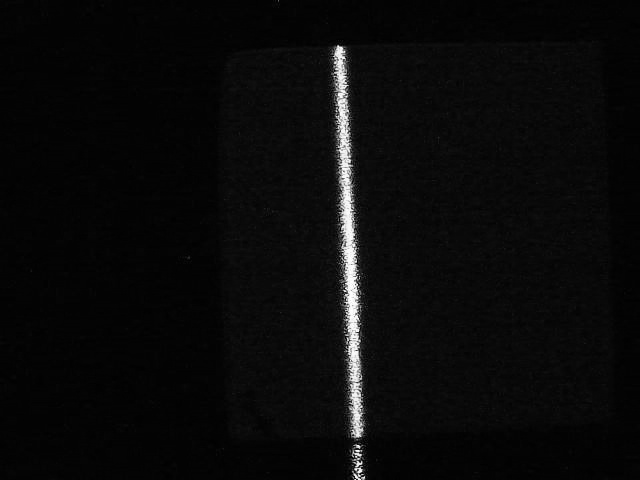
#> input picture imagenes_bi/imagen10.jpg, 640 x 480 px, found by its file name
$ python histograma.py
#> lines starting #> are read from the running program, lines starting #| are printed output that depends on the picture
#> further down, imgGray is the input picture: shape (480, 640, 3); min 0, max 255, mean 10
import cv2
import numpy as np
from matplotlib import pyplot as plt


def histogramaRGB(imagen):
    imagen = cv2.cvtColor(imagen,cv2.COLOR_BGR2RGB)
    histR = cv2.calcHist([imagen], [0], None, [255], [0, 255])
    histR = 1*((histR-np.min(histR))/(np.max(histR)-np.min(histR)))

    histG = cv2.calcHist([imagen], [1], None, [255], [0, 255])
    histG = 1*((histG-np.min(histG))/(np.max(histG)-np.min(histG)))

    histB = cv2.calcHist([imagen], [2], None, [255], [0, 255])
    histB = 1*((histB-np.min(histB))/(np.max(histB)-np.min(histB)))

    fig, ax=plt.subplots(2)
    ax[1].plot(histR, color = 'r')
    ax[1].plot(histG, color = 'g')
    ax[1].plot(histB, color = 'b')
    ax[1].set_title("Histograma R-G-B")
    ax[0].imshow(imagen)
    ax[0].set_title("Imagen")
    ax[0].axis("off")
    plt.show()

def histogramaGray(img):
    height = img.shape[0]
#> height = 480
    width  = img.shape[1]
#> width = 640
    #valores de histograma normalizados
    hist_1 = cv2.calcHist([img], [0], None, [255], [0, 255])
#> hist_1 = 255 values, max 69317 at index 3, min 9 at index 88, mean 1204.6
    hist = 1*((hist_1-np.min(hist_1))/(np.max(hist_1)-np.min(hist_1)))
#> hist = 255 values, max 1 at index 3, min 0 at index 88, mean 0.0173

    #valores de histograma vertical normalizados
    profile_W= np.sum(img, axis=1)
#> profile_W = 480 rows, first 8: [2465, 2465, 2465], [2374, 2374, 2374], [2268, 2268, 2268], [2232, 2232, 2232], [2236, 2236, 2236], [2194, 2194, 2194], [2166, 2166, 2166], [2219, 2219, 2219]
    Profile_W = 1*((profile_W-np.min(profile_W))/(np.max(profile_W)-np.min(profile_W)))
#> Profile_W = 480 rows, first 8: [0.0457, 0.0457, 0.0457], [0.0318, 0.0318, 0.0318], [0.0156, 0.0156, 0.0156], [0.0101, 0.0101, 0.0101], [0.0107, 0.0107, 0.0107], [0.00428, 0.00428, 0.00428], [0, 0, 0], [0.0081, 0.0081, 0.0081]

    #valores de histograma Horizontal normalizados
    profile_H = np.sum(img, axis=0)
#> profile_H = 640 rows, first 8: [1684, 1684, 1684], [1664, 1664, 1664], [1625, 1625, 1625], [1560, 1560, 1560], [1575, 1575, 1575], [1625, 1625, 1625], [1630, 1630, 1630], [1603, 1603, 1603]
    Profile_H = 1*((profile_H-np.min(profile_H))/(np.max(profile_H)-np.min(profile_H)))
#> Profile_H = 640 rows, first 8: [0.0022, 0.0022, 0.0022], [0.00185, 0.00185, 0.00185], [0.00116, 0.00116, 0.00116], [0, 0, 0], [0.000267, 0.000267, 0.000267], [0.00116, 0.00116, 0.00116], [0.00124, 0.00124, 0.00124], [0.000764, 0.000764, 0.000764]

    fig, ax=plt.subplots(2,2)
    ax[0,0].imshow(img,cmap='gray' )
    ax[0,0].set_title('Imagen '+ 'W: '+ str(width) + ' H: ' + str(height) )
    ax[0,0].axis('off')

    ax[0,1].plot(hist, color ='gray' )
    ax[0,1].set_title('Overall Histogram')
    ax[0,1].set_ylabel('Number of Pixels')

    ax[1,0].plot(Profile_H, color = 'gray')
    ax[1,0].set_title(' Horizontal Profile')
    ax[1,0].set_xlabel('Horizontal Axe')
    ax[1,0].set_ylabel('Cumulative sum of grays')


    ax[1,1].plot(Profile_W, color = 'gray')
    ax[1,1].set_title(' Vertical Profile')
    ax[1,1].set_xlabel('Vertical Axe')
    ax[1,1].set_ylabel('Cumulative sum of grays')

    plt.show()
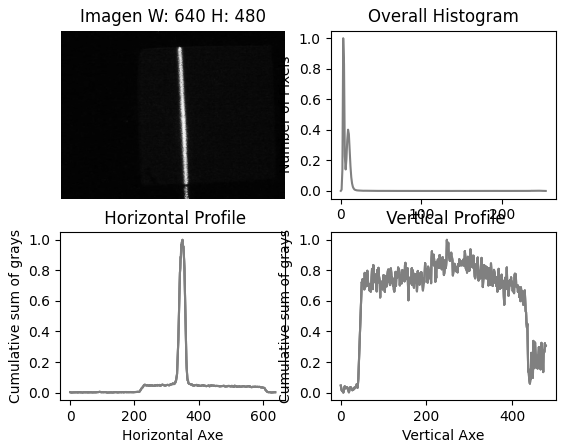
#> figure drawn by matplotlib, 4 panels; panel 2: curve peaks at x = 3, y = 1; panel 3: curve peaks at x = 350, y = 1; panel 3: curve peaks at x = 350, y = 1; panel 3: curve peaks at x = 350, y = 1
imgGray=cv2.imread('D:\\PROGRAMA_TESIS\\imagenes_bi\\imagen10.jpg')
histogramaGray(imgGray)

$ run again, with imagenes_bi/imagen0.jpg copied over imagenes_bi/imagen10.jpg
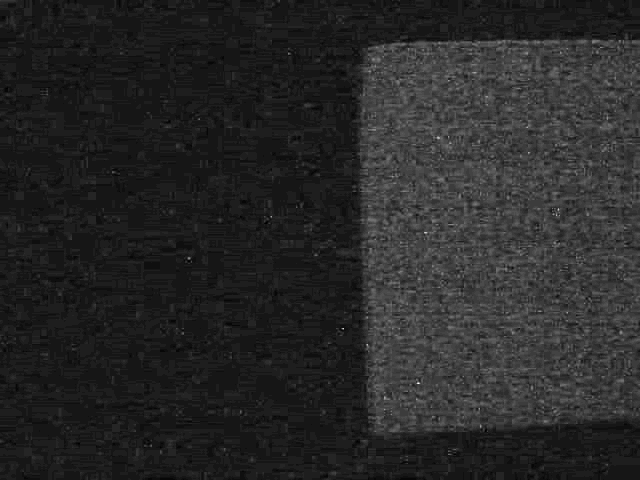
#> input picture imagenes_bi/imagen0.jpg, 640 x 480 px, found by its file name
#> imgGray is the input picture: shape (480, 640, 3); min 0, max 34, mean 5.4
#> hist_1 = 255 values, max 97037 at index 3, min 0 at index 27, mean 1204.7
#> hist = 255 values, max 1 at index 3, min 0 at index 27, mean 0.0124
#> profile_W = 480 rows, first 8: [2179, 2179, 2179], [2133, 2133, 2133], [2103, 2103, 2103], [2098, 2098, 2098], [2110, 2110, 2110], [2130, 2130, 2130], [2135, 2135, 2135], [2173, 2173, 2173]
#> Profile_W = 480 rows, first 8: [0.107, 0.107, 0.107], [0.0874, 0.0874, 0.0874], [0.0745, 0.0745, 0.0745], [0.0724, 0.0724, 0.0724], [0.0775, 0.0775, 0.0775], [0.0861, 0.0861, 0.0861], [0.0882, 0.0882, 0.0882], [0.104, 0.104, 0.104]
#> profile_H = 640 rows, first 8: [1683, 1683, 1683], [1667, 1667, 1667], [1648, 1648, 1648], [1635, 1635, 1635], [1637, 1637, 1637], [1624, 1624, 1624], [1641, 1641, 1641], [1644, 1644, 1644]
#> Profile_H = 640 rows, first 8: [0.0456, 0.0456, 0.0456], [0.0396, 0.0396, 0.0396], [0.0325, 0.0325, 0.0325], [0.0277, 0.0277, 0.0277], [0.0284, 0.0284, 0.0284], [0.0236, 0.0236, 0.0236], [0.0299, 0.0299, 0.0299], [0.031, 0.031, 0.031]
#> in histogramaGray, `plt.show()`:
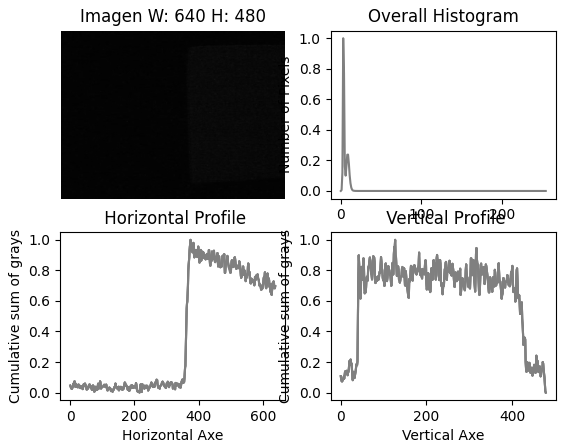
#> figure drawn by matplotlib, 4 panels; panel 2: curve peaks at x = 3, y = 1; panel 3: curve peaks at x = 375, y = 1; panel 3: curve peaks at x = 375, y = 1; panel 3: curve peaks at x = 375, y = 1

$ run again, with imagenes_bi/imagen1.jpg copied over imagenes_bi/imagen10.jpg
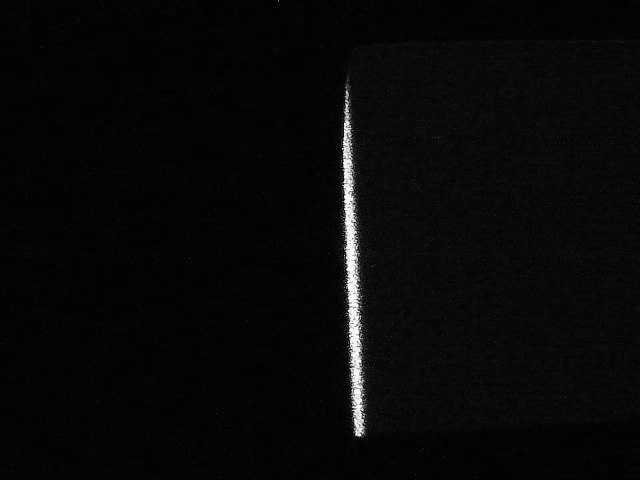
#> input picture imagenes_bi/imagen1.jpg, 640 x 480 px, found by its file name
#> imgGray is the input picture: shape (480, 640, 3); min 0, max 255, mean 8.1
#> hist_1 = 255 values, max 87895 at index 3, min 5 at index 109, mean 1204.7
#> hist = 255 values, max 1 at index 3, min 0 at index 109, mean 0.0136
#> profile_W = 480 rows, first 8: [2359, 2359, 2359], [2309, 2309, 2309], [2246, 2246, 2246], [2230, 2230, 2230], [2175, 2175, 2175], [2193, 2193, 2193], [2219, 2219, 2219], [2214, 2214, 2214]
#> Profile_W = 480 rows, first 8: [0.0488, 0.0488, 0.0488], [0.0397, 0.0397, 0.0397], [0.0282, 0.0282, 0.0282], [0.0253, 0.0253, 0.0253], [0.0153, 0.0153, 0.0153], [0.0186, 0.0186, 0.0186], [0.0233, 0.0233, 0.0233], [0.0224, 0.0224, 0.0224]
#> profile_H = 640 rows, first 8: [1588, 1588, 1588], [1613, 1613, 1613], [1637, 1637, 1637], [1631, 1631, 1631], [1632, 1632, 1632], [1646, 1646, 1646], [1663, 1663, 1663], [1628, 1628, 1628]
#> Profile_H = 640 rows, first 8: [0.000116, 0.000116, 0.000116], [0.000597, 0.000597, 0.000597], [0.00106, 0.00106, 0.00106], [0.000943, 0.000943, 0.000943], [0.000963, 0.000963, 0.000963], [0.00123, 0.00123, 0.00123], [0.00156, 0.00156, 0.00156], [0.000886, 0.000886, 0.000886]
#> in histogramaGray, `plt.show()`:
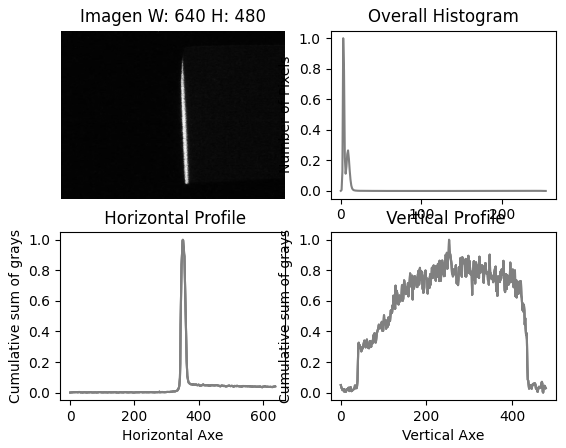
#> figure drawn by matplotlib, 4 panels; panel 2: curve peaks at x = 3, y = 1; panel 3: curve peaks at x = 351, y = 1; panel 3: curve peaks at x = 351, y = 1; panel 3: curve peaks at x = 351, y = 1
